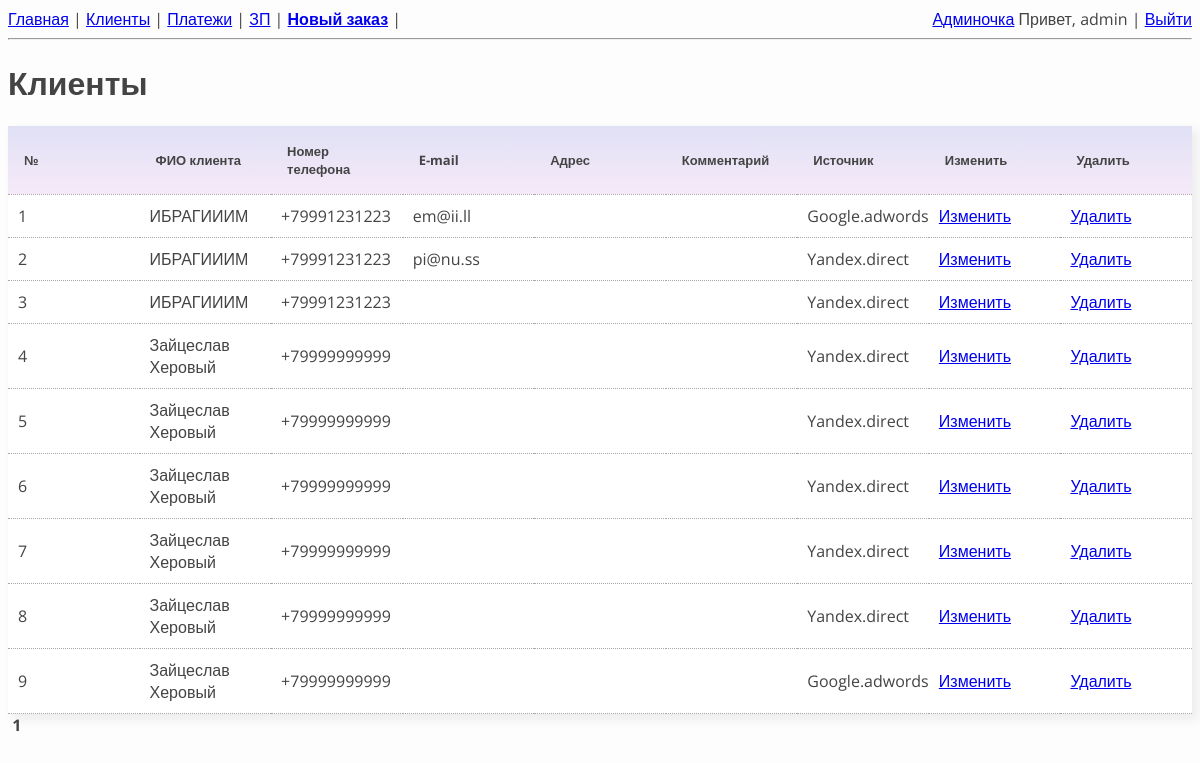
Page /clients/ (signed in) on the committed database.
### users/models.py (models this page shows, shortened)
class Employees(AbstractUser):
    percent = models.IntegerField(verbose_name='Процент от заказа', default=50)
    earnings = models.IntegerField(default=0, verbose_name='Заработок с последней выплаты')

### clients/models.py (models this page shows, shortened)
class Client(models.Model):
    name = models.CharField(max_length=40, verbose_name='Имя')
    tel = models.CharField(max_length=15, verbose_name='Номер телефона')
    email = models.EmailField(blank=True, default='', verbose_name='E-mail')
    source = models.ForeignKey(ClientSource, on_delete=models.PROTECT,
                               null=True, blank=True, verbose_name='Источник')
    adress = models.CharField(max_length=150, blank=True, default='', verbose_name='Адрес')
    comment_client = models.CharField(max_length=50, blank=True, default='',
                                      verbose_name='Комментарий о клиенте')

class ClientSource(models.Model):
    source = models.CharField(max_length=30, default='', blank=True)
    def __str__(self):
        return self.source

### clients/views.py (the view)
# urls.py: path('', ClientsView.as_view(), name='clients'),
class ClientsView(PermissionRequiredMixin, ListView):
    permission_required = 'clients.view_client'
    login_url = reverse_lazy('login')
    model = Client
    template_name = 'clients.html'
    context_object_name = 'clients'
    paginate_by = 15

### clients/templates/clients.html (shortened to what this page needs)
{% extends "base.html" %}
{% load static %}
{% block header %}Клиенты{% endblock header %}
{% block content%}
<table class="full_width">
    <thead>
        <th>№</th>
        <th>ФИО клиента</th>
        <th>Номер телефона</th>
        <th>E-mail</th>
        <th>Адрес</th>
        <th>Комментарий</th>
        <th>Источник</th>
        <th>Изменить</th>
        <th>Удалить</th>
    </thead>
    {% for client in clients %}
        <tbody>
            <tr>
                <td>{{ client.id }}</td>
                <td>{{ client.name }}</td>
                <td>{{ client.tel }}</td>
                <td>{{ client.email }}</td>
                <td>{{ client.adress }}</td>
                <td>{{ client.comment_client }}</td>
                <td>{{ client.source }}</td>
                <td> {% if perms.clients.change_client %}
                    <a href="{% url 'edit_client' client.id %}"> Изменить </a>
                {% endif %}
                </td>
                <td>
                {% if perms.clients.delete_client %}
                    <a href="{% url 'clients' %}?action=client_delete&client_id={{client.id}}"> Удалить </a>
                {% endif %}
                 </td>
            </tr>
        </tbody>
    {% endfor %}
</table>
{% endblock content %}

### my_service/templates/base.html (shortened to what this page needs)
<!DOCTYPE html>
{% load static %}
<html>
<head>
    <link rel="stylesheet" href="{% static 'css/style.css' %}" />
    <link rel="stylesheet" href="{% static 'css/table.css' %}" />
    <link rel="stylesheet" href="{% static 'css/popup.css' %}" />
</head>
<body>
    <div>
        <a href="{% url 'orders' %}">Главная</a> |
        <a href="{% url 'clients' %}">Клиенты</a> |
        <a href="{% url 'payments' %}">Платежи</a> |
        <a href="{% url 'main_salary' %}">ЗП</a> |
        <a href="{% url 'create_order' %}"><b>Новый заказ</b></a> |
        {% if request.user.is_authenticated %}
            <div class="last">
            {% if request.user.is_superuser %}
                <a href="/admin/">Админочка</a>
            {% endif %}
            Привет, {{ request.user.username }} |
            <a href="{% url 'logout' %}">Выйти</a>   </div>
        {% else %}
            <div class="last"><a href="{% url 'login' %}"><b>Войти</b></a> |
            <a href="{% url 'register' %}"><b>Регистрация</b></a></div>
        {% endif %}
    </div>
    <hr>
    <h1>{% block header %}{% endblock header %}</h1>
    <div>{% block content%}{% endblock content %}</div>
<span>
    <span>
        {% for page in paginator.page_range %}
            {% if page_obj.number == page %}
                <b> {{page}} </b>
            {% elif page >= page_obj.number|add:-2 and page <= page_obj.number|add:2 %}
                <a href="?page={{page}}">{{page}}</a>
            {% endif %}
        {% endfor %}
    </span>
</span>
</body>
</html>

### my_service/static/css/style.css (style rules this page uses)
*, *::before, *::after { box-sizing: border-box; }
body { font-family: 'Open Sans', sans-serif; font-weight: 400; font-size: 16px; color: #444444; background-color: rgb(253, 253, 253); }
.last { float: right; }

### my_service/static/css/table.css (style rules this page uses)
table { border-collapse: collapse; box-shadow: 5px 5px 10px 1px rgba(0, 0, 0, 0.068); }
table.full_width { table-layout: fixed; width: 100%; }
th { background: linear-gradient(rgba(61, 61, 190, 0.158), rgba(142, 15, 180, 0.089)); padding: 16px; font-size: 13px; font-weight: 700; text-align: left; }
tr { padding: 5px; background-color: #ffffff; border-bottom: dotted; border-color: #a7a7a7; border-width: 1px; }
td { padding: 10px; }

### rows in the picture
Employees: user.username "admin"
Client: id "1", name "ИБРАГИИИМ", tel "+79991231223", email "em@ii.ll", source "Google.adwords"
Client: id "2", name "ИБРАГИИИМ", tel "+79991231223", email "pi@nu.ss", source "Yandex.direct"
Client: id "3", name "ИБРАГИИИМ", tel "+79991231223", source "Yandex.direct"
Client: id "4", name "Зайцеслав Херовый", tel "+79999999999", source "Yandex.direct"
Client: id "5", name "Зайцеслав Херовый", tel "+79999999999", source "Yandex.direct"
Client: id "6", name "Зайцеслав Херовый", tel "+79999999999", source "Yandex.direct"
Client: id "7", name "Зайцеслав Херовый", tel "+79999999999", source "Yandex.direct"
Client: id "8", name "Зайцеслав Херовый", tel "+79999999999", source "Yandex.direct"
Client: id "9", name "Зайцеслав Херовый", tel "+79999999999", source "Google.adwords"

### other values in the picture
{{ page }} "1"
